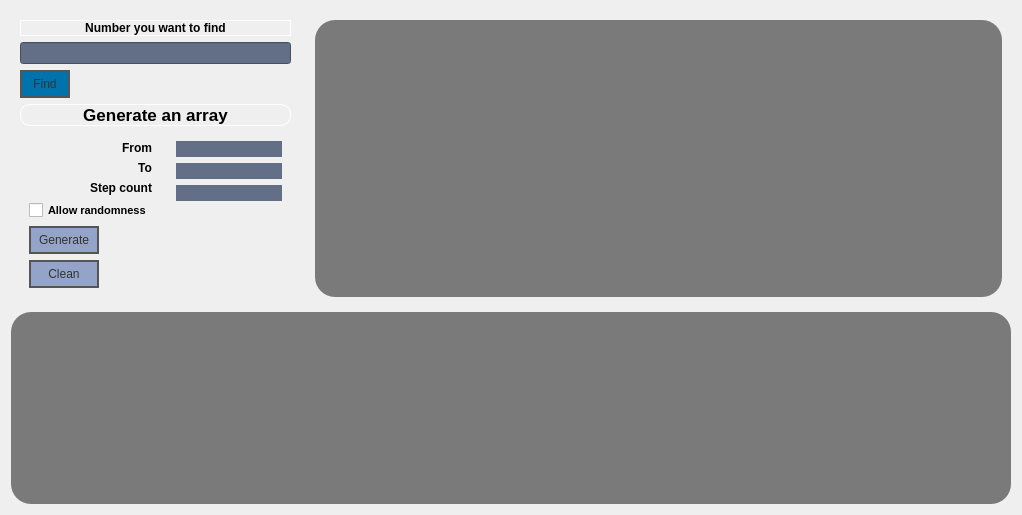
            <widget class="QWidget" name="page_3">
             <layout class="QHBoxLayout" name="horizontalLayout_13">
              <item>
               <layout class="QVBoxLayout" name="verticalLayout_8">
                <item>
                 <layout class="QHBoxLayout" name="horizontalLayout_12">
                  <item alignment="Qt::AlignLeft">
                   <widget class="QFrame" name="verticalFrame">
                    <layout class="QVBoxLayout" name="verticalLayout_9">
                     <item>
                      <widget class="QLabel" name="label_11">
                       <property name="maximumSize">
                        <size>
                         <width>16777215</width>
                         <height>25</height>
                        </size>
                       </property>
                       <property name="font">
                        <font>
                         <weight>75</weight>
                         <bold>true</bold>
                        </font>
                       </property>
                       <property name="styleSheet">
                        <string notr="true">border: 1px solid white;
border-radius: 10px;</string>
                       </property>
                       <property name="text">
                        <string>Number you want to find</string>
                       </property>
                       <property name="alignment">
                        <set>Qt::AlignCenter</set>
                       </property>
                      </widget>
                     </item>
                     <item>
                      <widget class="QLineEdit" name="lineEdit_4">
                       <property name="sizePolicy">
                        <sizepolicy hsizetype="Minimum" vsizetype="Fixed">
                         <horstretch>0</horstretch>
                         <verstretch>0</verstretch>
                        </sizepolicy>
                       </property>
                       <property name="styleSheet">
                        <string notr="true">background-color: rgb(99, 110, 135);</string>
                       </property>
                       <property name="alignment">
                        <set>Qt::AlignCenter</set>
                       </property>
                      </widget>
                     </item>
                     <item>
                      <widget class="QPushButton" name="binarySearchFindBtn">
                       <property name="maximumSize">
                        <size>
                         <width>50</width>
                         <height>16777215</height>
                        </size>
                       </property>
                       <property name="styleSheet">
                        <string notr="true">QPushButton {
    color: #333;
    border: 2px solid #555;
    border-radius: 20px;
    padding: 5px;
    border-radius: 15px;
    background-color: rgb(0, 115, 172);
}

QPushButton:hover {
    background-color: rgb(0, 170, 255);
}

QPushButton:pressed {
    background-color: rgb(0, 115, 172);
}</string>
                       </property>
                       <property name="text">
                        <string>Find</string>
                       </property>
                      </widget>
                     </item>
                     <item>
                      <widget class="QLabel" name="label_8">
                       <property name="sizePolicy">
                        <sizepolicy hsizetype="Preferred" vsizetype="Preferred">
                         <horstretch>0</horstretch>
                         <verstretch>0</verstretch>
                        </sizepolicy>
                       </property>
                       <property name="maximumSize">
                        <size>
                         <width>16777215</width>
                         <height>50</height>
                        </size>
                       </property>
                       <property name="font">
                        <font>
                         <pointsize>13</pointsize>
                         <weight>75</weight>
                         <bold>true</bold>
                        </font>
                       </property>
                       <property name="styleSheet">
                        <string notr="true">border: 1px solid white;
border-radius: 10px;</string>
                       </property>
                       <property name="text">
                        <string>Generate an array</string>
                       </property>
                       <property name="alignment">
                        <set>Qt::AlignCenter</set>
                       </property>
                      </widget>
                     </item>
                     <item>
                      <layout class="QHBoxLayout" name="horizontalLayout_21">
                       <item alignment="Qt::AlignTop">
                        <widget class="QFrame" name="verticalFrame_3">
                         <layout class="QVBoxLayout" name="verticalLayout_11">
                          <item>
                           <widget class="QLabel" name="label_10">
                            <property name="maximumSize">
                             <size>
                              <width>16777215</width>
                              <height>20</height>
                             </size>
                            </property>
                            <property name="font">
                             <font>
                              <weight>75</weight>
                              <bold>true</bold>
                             </font>
                            </property>
                            <property name="text">
                             <string>From</string>
                            </property>
                            <property name="alignment">
                             <set>Qt::AlignRight|Qt::AlignTrailing|Qt::AlignVCenter</set>
                            </property>
                           </widget>
                          </item>
                          <item>
                           <widget class="QLabel" name="label_9">
                            <property name="maximumSize">
                             <size>
                              <width>16777215</width>
                              <height>20</height>
                             </size>
                            </property>
                            <property name="font">
                             <font>
                              <weight>75</weight>
                              <bold>true</bold>
                             </font>
                            </property>
                            <property name="text">
                             <string>To</string>
                            </property>
                            <property name="alignment">
                             <set>Qt::AlignRight|Qt::AlignTrailing|Qt::AlignVCenter</set>
                            </property>
                           </widget>
                          </item>
                          <item>
                           <widget class="QLabel" name="label_12">
                            <property name="font">
                             <font>
                              <weight>75</weight>
                              <bold>true</bold>
                             </font>
                            </property>
                            <property name="text">
                             <string>Step count</string>
                            </property>
                            <property name="alignment">
                             <set>Qt::AlignRight|Qt::AlignTrailing|Qt::AlignVCenter</set>
                            </property>
                           </widget>
                          </item>
                          <item>
                           <widget class="QCheckBox" name="checkBox">
                            <property name="font">
                             <font>
                              <pointsize>8</pointsize>
                              <weight>75</weight>
                              <bold>true</bold>
                              <strikeout>false</strikeout>
                             </font>
                            </property>
                            <property name="cursor">
                             <cursorShape>PointingHandCursor</cursorShape>
                            </property>
                            <property name="text">
                             <string>Allow randomness</string>
                            </property>
                           </widget>
                          </item>
                          <item>
                           <widget class="QPushButton" name="generateArrayBtn">
                            <property name="maximumSize">
                             <size>
                              <width>70</width>
                              <height>16777215</height>
                             </size>
                            </property>
                            <property name="font">
                             <font>
                              <weight>50</weight>
                              <bold>false</bold>
                             </font>
                            </property>
                            <property name="styleSheet">
                             <string notr="true">QPushButton {
    color: #333;
    border: 2px solid #555;
    border-radius: 20px;
    padding: 5px;
    border-radius: 15px;
	background-color: rgb(147, 164, 200);
}

QPushButton:hover {
	background-color: rgb(99, 110, 135);
}

QPushButton:pressed {
    background-color: rgb(147, 164, 200);
}</string>
                            </property>
                            <property name="text">
                             <string>Generate</string>
                            </property>
                           </widget>
                          </item>
                          <item>
                           <widget class="QPushButton" name="binarySearchCleanBtn">
                            <property name="maximumSize">
                             <size>
                              <width>70</width>
                              <height>16777215</height>
                             </size>
                            </property>
                            <property name="styleSheet">
                             <string notr="true">QPushButton {
    color: #333;
    border: 2px solid #555;
    border-radius: 20px;
    padding: 5px;
    border-radius: 15px;
	background-color: rgb(147, 164, 200);
}

QPushButton:hover {
	background-color: rgb(99, 110, 135);
}

QPushButton:pressed {
    background-color: rgb(147, 164, 200);
}</string>
                            </property>
                            <property name="text">
                             <string>Clean</string>
                            </property>
                           </widget>
                          </item>
                         </layout>
                        </widget>
                       </item>
                       <item alignment="Qt::AlignTop">
                        <widget class="QFrame" name="verticalFrame_4">
                         <layout class="QVBoxLayout" name="verticalLayout_12">
                          <item>
                           <widget class="QLineEdit" name="lineEdit_2">
                            <property name="sizePolicy">
                             <sizepolicy hsizetype="Fixed" vsizetype="Fixed">
                              <horstretch>0</horstretch>
                              <verstretch>0</verstretch>
                             </sizepolicy>
                            </property>
                            <property name="styleSheet">
                             <string notr="true">background-color: rgb(99, 110, 135);
border-radius: 20px;</string>
                            </property>
                           </widget>
                          </item>
                          <item>
                           <widget class="QLineEdit" name="lineEdit">
                            <property name="sizePolicy">
                             <sizepolicy hsizetype="Fixed" vsizetype="Fixed">
                              <horstretch>0</horstretch>
                              <verstretch>0</verstretch>
                             </sizepolicy>
                            </property>
                            <property name="styleSheet">
                             <string notr="true">background-color: rgb(99, 110, 135);
border-radius: 20px;</string>
                            </property>
                           </widget>
                          </item>
                          <item>
                           <widget class="QLineEdit" name="lineEdit_3">
                            <property name="sizePolicy">
                             <sizepolicy hsizetype="Fixed" vsizetype="Fixed">
                              <horstretch>0</horstretch>
                              <verstretch>0</verstretch>
                             </sizepolicy>
                            </property>
                            <property name="styleSheet">
                             <string notr="true">background-color: rgb(99, 110, 135);
border-radius: 20px;</string>
                            </property>
                           </widget>
                          </item>
                         </layout>
                        </widget>
                       </item>
                      </layout>
                     </item>
                    </layout>
                   </widget>
                  </item>
                  <item>
                   <widget class="QFrame" name="verticalFrame_2">
                    <property name="sizePolicy">
                     <sizepolicy hsizetype="Preferred" vsizetype="Preferred">
                      <horstretch>0</horstretch>
                      <verstretch>0</verstretch>
                     </sizepolicy>
                    </property>
                    <property name="maximumSize">
                     <size>
                      <width>1500</width>
                      <height>16777215</height>
                     </size>
                    </property>
                    <layout class="QVBoxLayout" name="verticalLayout_10">
                     <item>
                      <widget class="QTextEdit" name="textEdit_2">
                       <property name="sizePolicy">
                        <sizepolicy hsizetype="Expanding" vsizetype="Preferred">
                         <horstretch>0</horstretch>
                         <verstretch>0</verstretch>
                        </sizepolicy>
                       </property>
                       <property name="minimumSize">
                        <size>
                         <width>300</width>
                         <height>0</height>
                        </size>
                       </property>
                       <property name="maximumSize">
                        <size>
                         <width>800</width>
                         <height>16777215</height>
                        </size>
                       </property>
                       <property name="styleSheet">
                        <string notr="true">background-color: rgb(122, 122, 122);
border-radius: 20px;</string>
                       </property>
                      </widget>
                     </item>
                    </layout>
                   </widget>
                  </item>
                 </layout>
                </item>
                <item>
                 <layout class="QHBoxLayout" name="horizontalLayout_19">
                  <item>
                   <widget class="QTextEdit" name="textEdit">
                    <property name="sizePolicy">
                     <sizepolicy hsizetype="Preferred" vsizetype="Preferred">
                      <horstretch>0</horstretch>
                      <verstretch>0</verstretch>
                     </sizepolicy>
                    </property>
                    <property name="minimumSize">
                     <size>
                      <width>1000</width>
                      <height>0</height>
                     </size>
                    </property>
                    <property name="maximumSize">
                     <size>
                      <width>1500</width>
                      <height>16777215</height>
                     </size>
                    </property>
                    <property name="styleSheet">
                     <string notr="true">background-color: rgb(122, 122, 122);
border-radius: 20px;</string>
                    </property>
                   </widget>
                  </item>
                 </layout>
                </item>
               </layout>
              </item>
             </layout>
            </widget>
